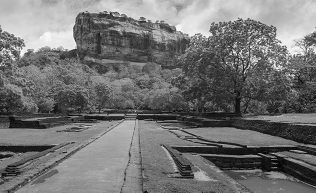
#> input picture Example Codes/Images/sigiriya.jpg, 316 x 193 px
$ jupyter execute spartial_filtering.ipynb
#> lines starting #> are read from the running program, lines starting #| are printed output that depends on the picture; long printed decimals are rounded
[cell 1]
import cv2 as cv
import numpy as np
import matplotlib.pyplot as plt

[cell 2]
im = cv.imread('Images/sigiriya.jpg',cv.IMREAD_REDUCED_GRAYSCALE_2)
#> im is the input picture: shape (193, 316); min 2, max 254, mean 114.9

k_s = 6
kernel = np.ones((k_s,k_s),np.float32)/(k_s*k_s)
imavg = cv.filter2D(im,cv.CV_32F,kernel)
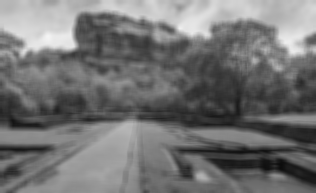
#> imavg: shape (193, 316) float32; min 12.22, max 244.3, mean 115.1
print(imavg.min())
#| 12.222
print(imavg.max())
#| 244.333
fig,ax = plt.subplots(1,2,figsize=(10,10))
ax[0].imshow(im,cmap='gray',vmin=0,vmax=255)
ax[0].set_title('Original')
ax[1].imshow(imavg,cmap='gray',vmin=0,vmax=255)
ax[1].set_title('Filtered')

for a in ax:
    a.axis('off')
plt.show()
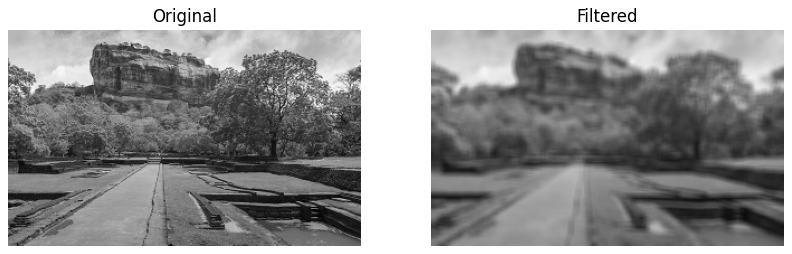
#> figure drawn by matplotlib, 2 panels

[cell 3]
im = cv.imread('Images/sigiriya.jpg',cv.IMREAD_REDUCED_GRAYSCALE_2)

sobel_x = np.array([[-1,-2,-1],
                    [0,0,0],
                    [1,2,1]])
sobel_y = np.array([[-1,0,1],
                    [-2,0,2],
                    [-1,0,1]])

im_x = cv.filter2D(im,cv.CV_32F,sobel_x)
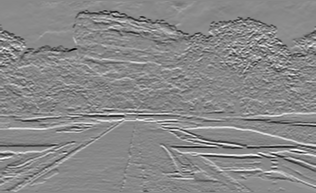
#> im_x: shape (193, 316) float32; min -720, max 622, mean -2.9; drawn with min black and max white
im_y = cv.filter2D(im,cv.CV_32F,sobel_y)
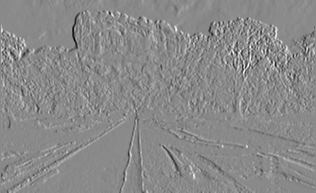
#> im_y: shape (193, 316) float32; min -706, max 599, mean -0.1; drawn with min black and max white

print(im_x.min(),im_x.max(),sep="\t")
#| -720.0	622.0
print(im_y.min(),im_y.max(),sep="\t")
#| -706.0	599.0

fig,ax = plt.subplots(1,3,figsize=(10,10))
ax[0].imshow(im,cmap='gray',vmin=0,vmax=255)
ax[0].set_title('Original')
ax[1].imshow((im_x+720)*255/1342,cmap='gray',vmin=0,vmax=255)
ax[1].set_title('Sobel X')
ax[2].imshow((im_y+706)*255/1305,cmap='gray',vmin=0,vmax=255)
ax[2].set_title('Sobel Y')

for a in ax:
    a.axis('off')
plt.show()
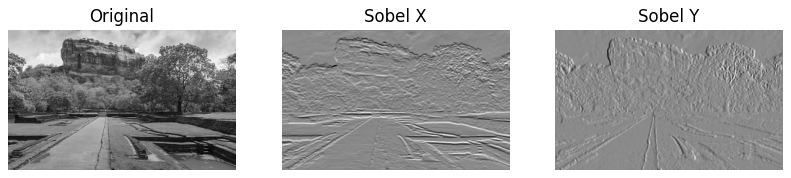
#> figure drawn by matplotlib, 3 panels

[cell 4]
sigma = 10
hw = 3*sigma
x = np.linspace(start=-hw,stop=hw,num=2*hw+1)
y = np.linspace(start=-hw,stop=hw,num=2*hw+1)

X , Y = np.meshgrid(x,y)

G = 1/(2*np.pi) * np.exp(-(X**2 + Y**2)/(2*sigma**2))
#smoothing kernels must sum to one
#G = G/sum(G)

fig = plt.figure()
ax = fig.add_subplot(111,projection='3d')
ax.plot_surface(X,Y,G,cmap='coolwarm')
plt.show()
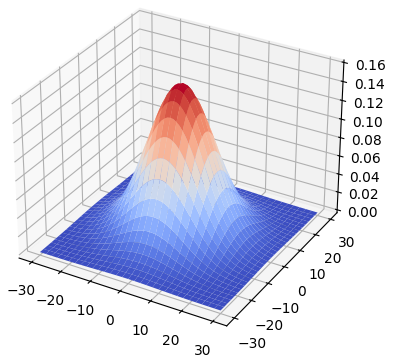
#> figure drawn by matplotlib, 1 panel

[cell 5]
# 1D Guassian

sigma = 1
hw = 2

x = np.linspace(start=-hw,stop=hw,num=2*hw+1)
g = 1/np.sqrt((2*np.pi)) * np.exp(-x**2/(2*sigma**2))
g

[cell 6]
# Outer product between two 1D Guassians
# Seperability of 2D Guassian matrix
# 2D Guassian can be obtained using convolving two 1D Guassians
G = np.outer(g,g)
G

[cell 7]
# 3 x 3 Sobel Kernel

sobel_x = np.array([[-1,-2,-1],
                    [0,0,0],
                    [1,2,1]])
print(sobel_x)

a = np.array([-1,0,1])
b = np.array([1,2,1])

c = np.outer(a,b)
print(c)

[cell 8]
sigma = 10
hw = 3*sigma
x = np.linspace(start=-hw,stop=hw,num=2*hw+1)
y = np.linspace(start=-hw,stop=hw,num=2*hw+1)

X , Y = np.meshgrid(x,y)

G = 1/(2*np.pi) * np.exp(-(X**2 + Y**2)/(2*sigma**2))

sobel_x = np.array([[-1,-2,-1],
                    [0,0,0],
                    [1,2,1]])

G_dash = cv.filter2D(G,cv.CV_64F,sobel_x)

fig = plt.figure()
ax = fig.add_subplot(111,projection='3d')
ax.plot_surface(X,Y,G_dash,cmap='coolwarm')
plt.show()
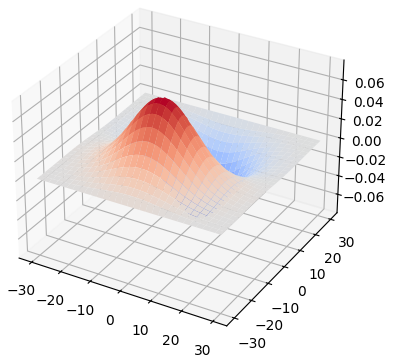
#> figure drawn by matplotlib, 1 panel

$ run again, with Example Codes/Images/emma.jpg copied over Example Codes/Images/sigiriya.jpg
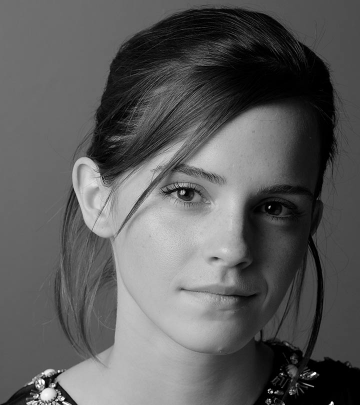
#> input picture Example Codes/Images/emma.jpg, 360 x 405 px
#> im is the input picture: shape (405, 360); min 0, max 255, mean 92.3
#| 0.0
#| 238.333
#> `im_y = cv.filter2D(im,cv.CV_32F,sobel_y)`:
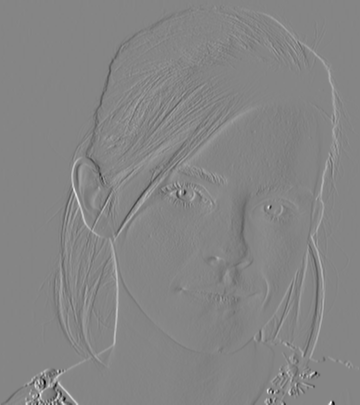
#> im_y: shape (405, 360) float32; min -928, max 844, mean -0.8; drawn with min black and max white
#| -814.0	951.0
#| -928.0	844.0
#> `plt.show()`:
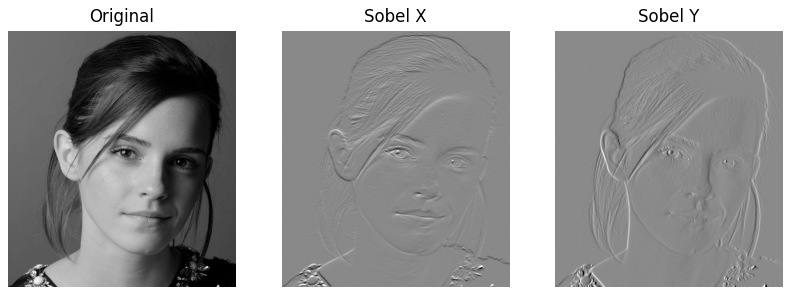
#> figure drawn by matplotlib, 3 panels

$ run again, with Example Codes/Images/girl.jpg copied over Example Codes/Images/sigiriya.jpg
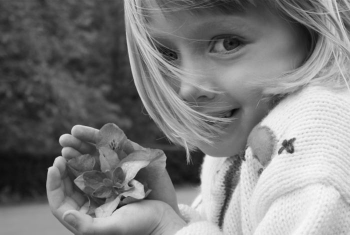
#> input picture Example Codes/Images/girl.jpg, 350 x 235 px
#> im is the input picture: shape (235, 350); min 7, max 248, mean 125.9
#| 14.556
#| 243.1111
#> `im_y = cv.filter2D(im,cv.CV_32F,sobel_y)`:
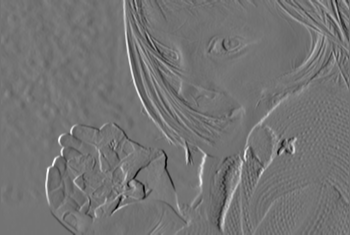
#> im_y: shape (235, 350) float32; min -575, max 690, mean 3; drawn with min black and max white
#| -501.0	691.0
#| -575.0	690.0
#> `plt.show()`:
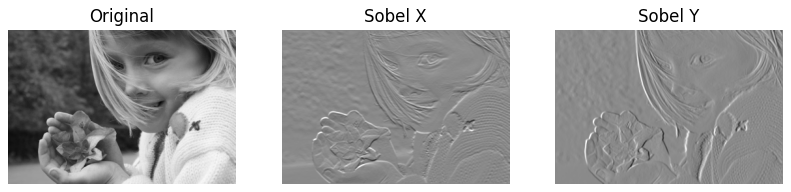
#> figure drawn by matplotlib, 3 panels
